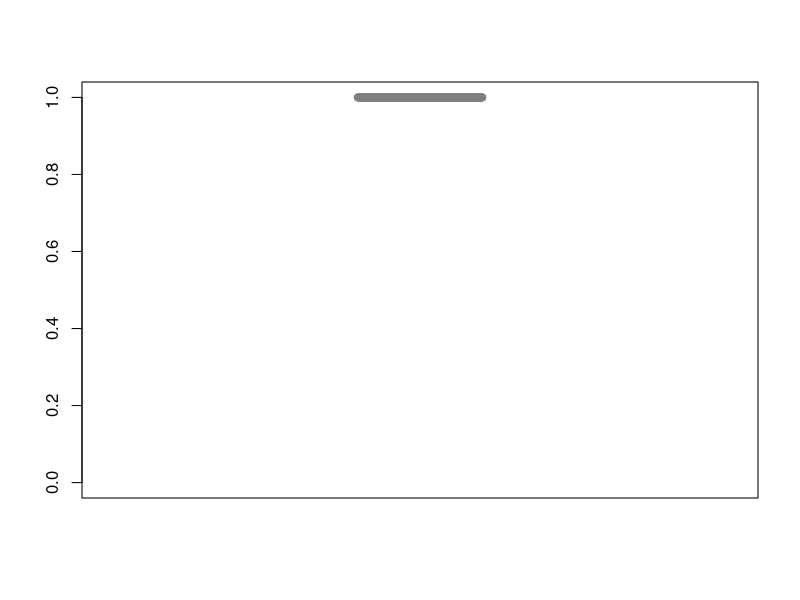
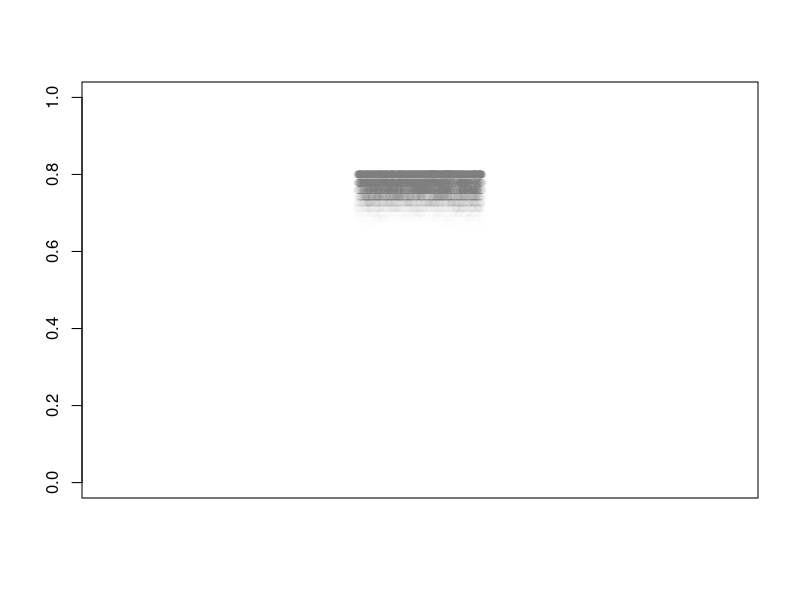

Here is the R script that generated these plots, in order:

# fitting Bayesian decision model and estimate weights for combine --------


# Data --------------------------------------------------------------------

## Priors for each cue --------------------------------------------------
#animals' prior for the two cues
#blue-orange
prior_col1=c(1.0000,    0.9000,    1.0000,    0.9000,    1.0000,
             1.0000,    1.0000,    1.0000,    1.0000,    1.0000)
#blue-teal
prior_col2=c(0.8000,    0.6000,    0.6000,    0.9000,    0.9000,
             0.9000,    0.6000,    0.9000,    0.8000,    0.7000)
#prior of pattern 
prior_pat=c(0.8000,    0.5000,    0.7000,    0.8000,    0.9000,
            0.7000,    0.6000,    0.8000,    0.6000,    0.8000)
#prior of shape
prior_shap=c(0.8000,    0.9000,    0.8000,    0.6000,    0.8000,
            0.8000,    0.7000,    0.5000,    0.6000,    0.7000)


### Estimate prior distribution ------------------------------------------
prior_num = 10#data represents a set of n draws from a binomial distribution

#set up function for calculating MLE binomial distribution
#N.B. when all proportions are calculated from the same number of observations, 
#this is equivalent calculating the mean probability.
BinomMLE = function(obs_p,#observed proportion
                    n,#total number of trials for each 
                    ...)
{
    #check that the original binomial data can be recovered
    if( any(as.logical(obs_p*n %% 1)) )
    {
        stop(
"\n obs_p*n doesn't produce an integer
either obs_p or n are incorrect"
            ) 
    }
    mod = glm(cbind(obs_p*n, n - obs_p*n) ~ 1, #fit a binomial GLM
              family = binomial(link = 'logit'))
    lodds = coef(mod) #find the log odds
    prob = plogis(lodds) #find the probability
    ic = AIC(mod)
    prm = c(probability = prob, 
            AIC = ic)
    return(prm) #return the maximum likelihood probability
}

#set up function for calculating MLE beta-binomial distribution
#This is similar, but accounts for different variance structures around the mean.
BetaBinomMLE = function(obs_p,#observed proportion
                    n,#total number of trials for each 
                    ...)
{
    #check that the original binomial data can be recovered
    if( any(as.logical(obs_p*n %% 1)) )
    {
        stop(
"\n obs_p*n doesn't produce an integer
either obs_p or n are incorrect"
            ) 
    }
    dt = data.frame(observed = obs_p*n,
                    n = n)
    mod = glmmTMB::glmmTMB(cbind(observed, n-observed) ~ 1, #fit a binomial GLM
                           dispformula = ~1, #fit a "dispersion" (1/variance) parameter
              family = glmmTMB::betabinomial(link = 'logit'),
              data = dt)
    prm = mod$fit$par #find the log odds and dispersion
    prm = c(prm,
            probability = plogis(prm[1]),
            AIC = AIC(mod))
    return(prm) #return the maximum likelihood probability
}

#blue-orange
p_col1 = BinomMLE(obs = prior_col1,
                  n = prior_num)
beta_col1 = BetaBinomMLE(obs = prior_col1,
                  n = prior_num)
#blue-teal
p_col2 = BinomMLE(obs = prior_col2,
                  n = prior_num)
beta_col2 = BetaBinomMLE(obs = prior_col2,
                  n = prior_num)
#pattern 
p_pat = BinomMLE(obs = prior_pat,
                  n = prior_num)
beta_pat = BetaBinomMLE(obs = prior_pat,
                  n = prior_num)
#shape
p_shap = BinomMLE(obs = prior_shap,
                  n = prior_num)
beta_shap = BetaBinomMLE(obs = prior_shap,
                  n = prior_num)
#Inspect and compare
cbind(mean = sapply(X = list(prior_col1, prior_col2, prior_pat, prior_shap),
             FUN = mean),
      binom = 
            rbind(p_col1, p_col2, p_pat, p_shap),
    beta.bino = 
rbind(beta_col1, beta_col2, beta_pat, beta_shap) )
#N.B. Beta-binomial appears a better fit (lower AIC)
#betadisp >2 suggests underdispersion (low variance)
        # plot(x = 0:10,
        #      y = brms::dbeta_binomial(x = 0:10, size = 10, mu = 0.5, phi = 2.0),
        #      type = 'b',
        #      ylim = c(0, 1)*0.2,
        #      ylab = 'probability mass',
        #      xlab = 'choices')
        # lines(x = 0:10,
        #      y = brms::dbeta_binomial(x = 0:10, size = 10, mu = 0.5, phi = 1.0),
        #      lty = 3,
        #      pch = 1
        #      )
        # lines(x = 0:10,
        #      y = brms::dbeta_binomial(x = 0:10, size = 10, mu = 0.5, phi = 3.0),
        #      pch = 1,
        #      lty = 2) 
        # legend(x = 'top',
        #        legend = paste('phi =', c('1.0', '2.0', '3.0')),
        #        lty = c(3,1,2)
        #        )
#for binomial probability we would use:
        # dbinom(x = 10,
        #        size = 10,
        #        prob = p_col1[1])
#for beta binomial probability we would use
        # brms::dbeta_binomial(x = 10,
        #                      size =  10, 
        #                      mu = beta_col1[3],
        #                      phi = beta_col1[2])

# posterior - observed choices of animals in cue conflict -----------------
#pattern
#blue orange pattern
posterior_col1_pat=c(1.0000,   1.0000,    1.0000,    1.0000,    0.9000,
                    0.9000,    1.0000,    1.0000,    1.0000,    1.0000,
                    1.0000,    1.0000,    1.0000,    1.0000,    1.0000,
                    1.0000,    0.9000,    0.9000,    0.9000,    1.0000)

#blue teal pattern
posterior_col2_pat=c(0.6000,    0.6000,    0.8000,    0.6000,    0.4000,
                     0.4000,    0.3000,    0.9000,    0.7000,    0.8000,
                     0.4000,    0.6000,    0.7000,    0.8000,    0.6000,
                     0.4000,    0.7000,    0.7000,    0.6000,    0.8000)

#shape
#blue orange pattern
posterior_col1_shap=c(1.0000,    1.0000,    1.0000,    1.0000,    1.0000,
                      1.0000,    0.9000,    1.0000,    1.0000,    1.0000,
                      0.8000,    1.0000,    1.0000,    0.9000,    1.0000)

#blue teal pattern
posterior_col2_shap=c(0.8000,    0.7000,    0.8000,    0.4000,    0.6000,
                      0.9000,    0.3000,    0.4000,    0.7000,    0.6000,
                      0.8000,    0.6000,    0.5000,    0.7000,    0.7000)

posterior_num = 10#data represents a set of n draws from a binomial distribution

# probability of each observation -----------------------------------------
observation = 0.5


# Set up the Bayesian choice function -------------------------------------
#this can be fitted via optimisation
EstPost = function(weights,
                   prior1,
                   prior2,
                   observation = 0.5)
{
    #construct the posterior probability equation using the 
    #priors, weights, and expected observation ratio
    numerator = (prior1^weights)*(1-prior2)^(1-weights)*observation
    denominator =  (prior1^weights)*(1-prior2)^(1-weights)*observation+
        ((1-prior1)^weights)*((prior2)^(1-weights))*observation     
    estPosterior = numerator/denominator
    return(estPosterior)
}

BayesianFun = function(weights,
                       prior1,
                       prior2,
                       posterior,
                       posterior_num = 10, #default 10 choices
                       observation = 0.5) #null hypothesis 50:50
{
    #estimate the posterior probability of choosing option "1"
    estPosterior = EstPost(weights,
                    prior1,
                    prior2,
                    observation)
    #calculate the log-likelihood of this estimate, given the observed posterior choices
    likelihood_estPosterior = sum( #add all log likelihoods (i.e. multiply probabilities)
                                    dbinom(x = posterior*posterior_num, #recover choice number
                                         size = posterior_num, #total choices
                                         prob = estPosterior, #true mean probability is our estimate
                                         log = TRUE) #log scaled for numerical stability
                                    )
    neg_ll = -likelihood_estPosterior #make negative for optimisation algorithm
    return(
        if(is.infinite(neg_ll) | is.na(neg_ll))
        {1e16}else
        {neg_ll}
    )
}

Optim_Bfun = function(posterior,
                      prior1,
                      prior2,
                      wt = 0.5, #initial estimate of weighting (default 50:50)
                      method = "L-BFGS-B",
                      lower = 0,
                      upper = 1,
                      ... #passed to optim
                      )
{
    opt = optim(par = wt,
          fn = BayesianFun,
          prior1 = prior1,
          prior2 = prior2,
          posterior = posterior,
          method = method,
          lower = lower,
          upper = upper,
          ...
    )
    return( opt$par )
}

Resample_Bfun = function(posterior,
                         wt = 0.5, #initial estimate of weighting (default 50:50)
                      prior1,
                      prior2,
                      nsamples = 1e4,
                      method = "L-BFGS-B",
                      lower = 0,
                      upper = 1,
                      ... #can't pass to optim this way?
                      )
{
    replicate(n = nsamples,
              expr = 
                  {
                      Optim_Bfun(posterior= sample(x = posterior,
                                                  size = length(posterior),
                                                  replace = TRUE),
                                            prior1 = prior1,
                                            prior2 = prior2,
                                            wt = wt, #initial estimate of weighting (default 50:50)
                                            method = method,
                                            lower = lower,
                                            upper = upper
                                  )
                  }
            )
}


## Colour 1 vs pattern ---------------------------------------------------


#Find MLE weighting
wt_col1_pat = Optim_Bfun(
                    prior1 = p_col1[1],
                    prior2 = p_pat[1],
                    posterior = posterior_col1_pat
                    )
#Resample to get CI
wt_col1_pat_ci = quantile(x = 
                              Resample_Bfun(
                                            prior1 = p_col1[1],
                                            prior2 = p_pat[1],
                                            posterior = posterior_col1_pat
                                        ),
                         probs = c(0,1)+c(1,-1)*(0.05/2))
#Calculate estimates using MLE and CI for the weight
est_col1_pat = sapply(X = list(mean = wt_col1_pat,
                               lower = wt_col1_pat_ci[1],
                               upper = wt_col1_pat_ci[2]),
                      FUN = EstPost,
                      prior1 = prior_col1[1],
                      prior2 = prior_pat[1],
                      observation = 0.5
                      )


#Or simulate and plot the full 
wt_col1_pat_sim = Resample_Bfun(
    prior1 = p_col1[1],
    prior2 = p_pat[1],
    posterior = posterior_col1_pat
)
#in this case, posterior is always nearly 1.0
stripchart(x = EstPost(weights = wt_col1_pat_sim, 
                       prior1 = prior_col1[1],
                       prior2 = prior_pat[1],
                       observation = 0.5),
            vertical = TRUE,
            method = 'jitter',
            jitter = 0.2,
            ylim = c(0,1),
            pch = 19,
            col = gray(0, 0.005)
)

## Colour 2 vs pattern ---------------------------------------------------


#Find MLE weighting
wt_col2_pat = Optim_Bfun(
                    prior1 = p_col2[1],
                    prior2 = p_pat[1],
                    posterior = posterior_col2_pat
                    )
#Resample to get CI
wt_col2_pat_ci = quantile(x = 
                              Resample_Bfun(
                                            prior1 = p_col2[1],
                                            prior2 = p_pat[1],
                                            posterior = posterior_col2_pat
                                        ),
                         probs = c(0,1)+c(1,-1)*(0.05/2))
#Calculate estimates using MLE and CI for the weight
est_col2_pat = sapply(X = list(mean = wt_col2_pat,
                               lower = wt_col2_pat_ci[1],
                               upper = wt_col2_pat_ci[2]),
                      FUN = EstPost,
                      prior1 = prior_col2[1],
                      prior2 = prior_pat[1],
                      observation = 0.5
                      )


#Or simulate and plot the full 
wt_col2_pat_sim = Resample_Bfun(
    prior1 = p_col1[1],
    prior2 = p_pat[1],
    posterior = posterior_col1_pat
)

stripchart(x = EstPost(weights = wt_col2_pat_sim, 
                       prior1 = prior_col2[1],
                       prior2 = prior_pat[1],
                       observation = 0.5),
            vertical = TRUE,
            method = 'jitter',
            jitter = 0.2,
            ylim = c(0,1),
            pch = 19,
           # cex = 0.002,
            col = gray(0, 0.002)
)
# 
# 
# %% loop to calculate results for all 4 tested conditions
# reps=10000;%repetition of fits with different subsets
# all_params=nan(reps,4);
# all_estPosteriors=nan(100,4);
# 
# for u=1:4
# %select the right combination of inputs for all 4 conditions
# if u==1; prior_col=prior_col1;prior_sec=prior_pat;posterior=posterior_col1_pat;end
# if u==3; prior_col=prior_col2;prior_sec=prior_pat;posterior=posterior_col2_pat;end
# if u==2; prior_col=prior_col1;prior_sec=prior_shap;posterior=posterior_col1_shap;end
# if u==4; prior_col=prior_col2;prior_sec=prior_shap;posterior=posterior_col2_shap;end
# 
# prior_col(prior_col==1)=prior_col(prior_col==1)-0.00001;%since calculation does not work with 1 or 0 integer
# posterior(posterior==1)=posterior(posterior==1)-0.00001;%since calculation does not work with 1 or 0 integer
# 
# %% set up Bayesian model fit for conflict situation
# %this is for the option of choosing colour over the second feature
# prior1=prior_col;
# prior2=prior_sec;
# 
# lb=[0];ub=[1];
# start_param=0.5;%initialise at equal weights
# options = optimset('Algorithm','active-set','Display','off','MaxIter',10^6);
# 
# %generate prior and observation matrices, to model all possible
# %combinations
# prior1_m=repmat(prior1',size(prior2,1),1);
# prior2_m=repmat(prior2,1,size(prior1,1));
# 
# est_params=nan(reps,1);
# 
# for i=1:reps
#     subsample=randsample(numel(prior2_m),length(posterior));%initialise a different subsample for each run
# est_params(i)=fmincon(@(params) BayesianFun(params,prior1_m,prior2_m,posterior,observation,subsample),start_param,[],[],[],[],lb,ub,[],options);
# end
# 
# %use mean for posterior estimation
# mean_param=nanmean(est_params);
# 
# estPosteriors_col=prior1_m.^mean_param.*(1-prior2_m).^(1-mean_param).*observation...
#     ./(prior1_m.^mean_param.*(1-prior2_m).^(1-mean_param).*observation+(1-prior1_m).^mean_param.*(prior2_m).^(1-mean_param).*observation);
# 
# %collect data from all conditions
# all_params(:,u)=est_params;
# all_estPosteriors(:,u)=estPosteriors_col(:);
# 
# %% plot data
# 
# figure;hold on;
# subplot(1,2,1);hold on;
# data=[posterior;estPosteriors_col(:)];
# groups=[ones(size(posterior));2*ones(size(estPosteriors_col(:)))];
# b1=boxplot(data,[ones(size(posterior));2*ones(size(estPosteriors_col(:)))]);
# for u=1:length(unique(groups))
#     n=sum(groups==u);
# plot(0.05*randn(n,1)+u*ones(n,1),data(groups==u,1),'.','MarkerSize',12,'color','k');hold on
# end
# ylabel('posterior probabilities')
# ylim([0 1])
# plot([0,2.5],[0.5,0.5],'k--')
# 
# subplot(1,2,2);hold on
# mean_param=nanmean(est_params,1);
# bar([1,2],[mean_param,1-mean_param])
# % sem_est_params=nanstd(est_params,1,1)/sqrt(numel(est_params)-1);
# %95% credible interval of the estimate
# cred_interval=abs(mean_param-[quantile(est_params,.025) quantile(est_params,.975)]);
# errorbar([1,2],[mean_param,1-mean_param],[cred_interval(1),cred_interval(1)],[cred_interval(2),cred_interval(2)],'.k')
# ylim([0 1])
# ylabel('weights (rel. units)')
# plot([0,2.5],[0.5,0.5],'k--')
# 
# end
# 
# %% summary plot for all
# figure('position',[100 100 900 500]);hold on;
# subplot(1,3,[1 2]);hold on;
# data=[all_estPosteriors(:)];
# groups=[ones(size(all_estPosteriors,1),1);2*ones(size(all_estPosteriors,1),1);3*ones(size(all_estPosteriors,1),1);4*ones(size(all_estPosteriors,1),1)];
# b1=boxplot(all_estPosteriors);
# for u=1:length(unique(groups))
#     n=sum(groups==u);
# plot(0.05*randn(n,1)+u*ones(n,1),data(groups==u,1),'.','MarkerSize',12,'color','k');hold on
# end
# ylabel('posterior probabilities')
# ylim([0 1])
# plot([0,5],[0.5,0.5],'k--')
# xlim([0 5])
# 
# subplot(1,3,3);hold on
# mean_param=nanmean(all_params,1);
# bar([1,2,3,4],[mean_param])
# % sem_est_params=nanstd(est_params,1,1)/sqrt(numel(est_params)-1);
# %95% credible interval of the estimate / use IQR
# cred_interval_low=abs(mean_param-[quantile(all_params,.25,1)]);
# cred_interval_up=abs(mean_param-[quantile(all_params,.75,1)]);
# errorbar([1,2,3,4],mean_param,cred_interval_low,cred_interval_up,'.k')
# ylim([0 1])
# ylabel('weights (rel. units)')
# plot([0,5],[0.5,0.5],'k--')
# xlim([0 5])
# 
# %% in-script functions
# function sse=BayesianFun(weights,prior1,prior2,posterior,observation,subsample)
# 
# estPosterior=prior1.^weights.*(1-prior2).^(1-weights).*observation...
#     ./(prior1.^weights.*(1-prior2).^(1-weights).*observation+(1-prior1).^weights.*(prior2).^(1-weights).*observation);     
# 
# %if estPosterior is a matrix, select a subset for fitting:
# subset_estPosterior=estPosterior(subsample);
# 
# %fit sse on probabilities (not ideal, because variance does not scale
# %equally from 0 to 1)
# sse=nansum((subset_estPosterior-posterior).^2);
# 
# %generate max likelihood estimate by calculating log odds ratio instead of
# %probability, and taking sse from there
# %odds ratio is not treating entries similarly, but massively over-punishing
# %large entries (as not linear distance measured, but the ratio, which is
# %extremely high for values very close to 1)
# % logodds_estPosterior=log(subset_estPosterior./(1-subset_estPosterior));
# % logodds_posterior=log(posterior./(1-posterior));
# % sse=nansum((logodds_estPosterior-logodds_posterior).^2);
# 
# sse(isnan(sse))=10^6;
# sse(isinf(sse))=10^6;
# end
